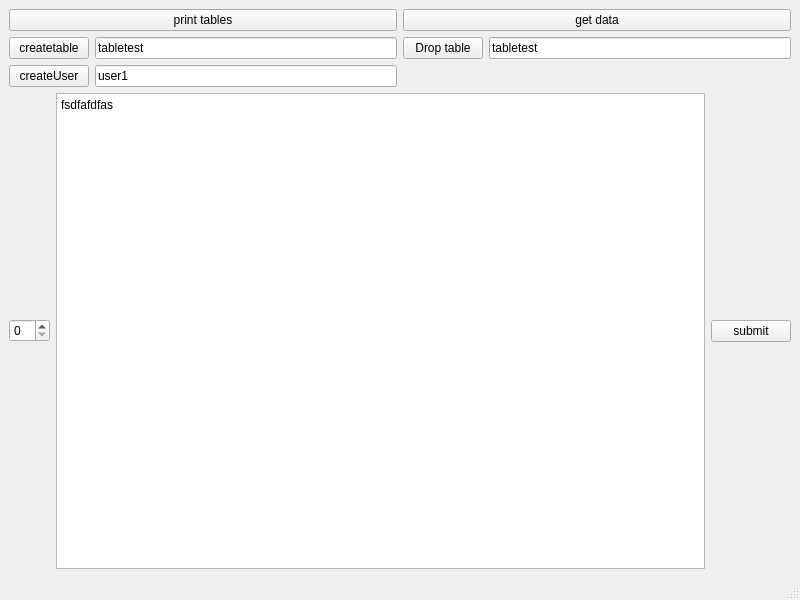
<?xml version="1.0" encoding="UTF-8"?>
<ui version="4.0">
 <class>MainWindow</class>
 <widget class="QMainWindow" name="MainWindow">
  <property name="geometry">
   <rect>
    <x>0</x>
    <y>0</y>
    <width>800</width>
    <height>600</height>
   </rect>
  </property>
  <property name="windowTitle">
   <string>MainWindow</string>
  </property>
  <widget class="QWidget" name="centralwidget">
   <layout class="QGridLayout" name="gridLayout">
    <item row="2" column="0">
     <layout class="QHBoxLayout" name="horizontalLayout">
      <item>
       <widget class="QPushButton" name="pushCreateTable">
        <property name="text">
         <string>createtable</string>
        </property>
       </widget>
      </item>
      <item>
       <widget class="QLineEdit" name="leCreateTable">
        <property name="text">
         <string>tabletest</string>
        </property>
       </widget>
      </item>
     </layout>
    </item>
    <item row="0" column="1">
     <widget class="QPushButton" name="pushPrintAllData">
      <property name="text">
       <string>get data</string>
      </property>
     </widget>
    </item>
    <item row="2" column="1">
     <layout class="QHBoxLayout" name="horizontalLayout_2">
      <item>
       <widget class="QPushButton" name="pushDropTable">
        <property name="text">
         <string>Drop table</string>
        </property>
       </widget>
      </item>
      <item>
       <widget class="QLineEdit" name="leDropTable">
        <property name="text">
         <string>tabletest</string>
        </property>
       </widget>
      </item>
     </layout>
    </item>
    <item row="4" column="0" colspan="2">
     <layout class="QHBoxLayout" name="horizontalLayout_3">
      <item>
       <widget class="QSpinBox" name="spinBox"/>
      </item>
      <item>
       <widget class="QTextEdit" name="textEdit">
        <property name="html">
         <string>&lt;!DOCTYPE HTML PUBLIC &quot;-//W3C//DTD HTML 4.0//EN&quot; &quot;http://www.w3.org/TR/REC-html40/strict.dtd&quot;&gt;
&lt;html&gt;&lt;head&gt;&lt;meta name=&quot;qrichtext&quot; content=&quot;1&quot; /&gt;&lt;meta charset=&quot;utf-8&quot; /&gt;&lt;style type=&quot;text/css&quot;&gt;
p, li { white-space: pre-wrap; }
hr { height: 1px; border-width: 0; }
li.unchecked::marker { content: &quot;\2610&quot;; }
li.checked::marker { content: &quot;\2612&quot;; }
&lt;/style&gt;&lt;/head&gt;&lt;body style=&quot; font-family:'Sans Serif'; font-size:9pt; font-weight:400; font-style:normal;&quot;&gt;
&lt;p style=&quot; margin-top:0px; margin-bottom:0px; margin-left:0px; margin-right:0px; -qt-block-indent:0; text-indent:0px;&quot;&gt;fsdfafdfas&lt;/p&gt;&lt;/body&gt;&lt;/html&gt;</string>
        </property>
       </widget>
      </item>
      <item>
       <widget class="QPushButton" name="pushSubmit">
        <property name="text">
         <string>submit</string>
        </property>
       </widget>
      </item>
     </layout>
    </item>
    <item row="0" column="0">
     <widget class="QPushButton" name="pushPrintTables">
      <property name="text">
       <string>print tables</string>
      </property>
     </widget>
    </item>
    <item row="3" column="0">
     <layout class="QHBoxLayout" name="horizontalLayout_5">
      <item>
       <widget class="QPushButton" name="pushCreateUser">
        <property name="text">
         <string>createUser</string>
        </property>
       </widget>
      </item>
      <item>
       <widget class="QLineEdit" name="leCreateUser">
        <property name="text">
         <string>user1</string>
        </property>
       </widget>
      </item>
     </layout>
    </item>
   </layout>
  </widget>
  <widget class="QMenuBar" name="menubar">
   <property name="geometry">
    <rect>
     <x>0</x>
     <y>0</y>
     <width>800</width>
     <height>26</height>
    </rect>
   </property>
  </widget>
  <widget class="QStatusBar" name="statusbar"/>
 </widget>
 <resources/>
 <connections/>
</ui>
